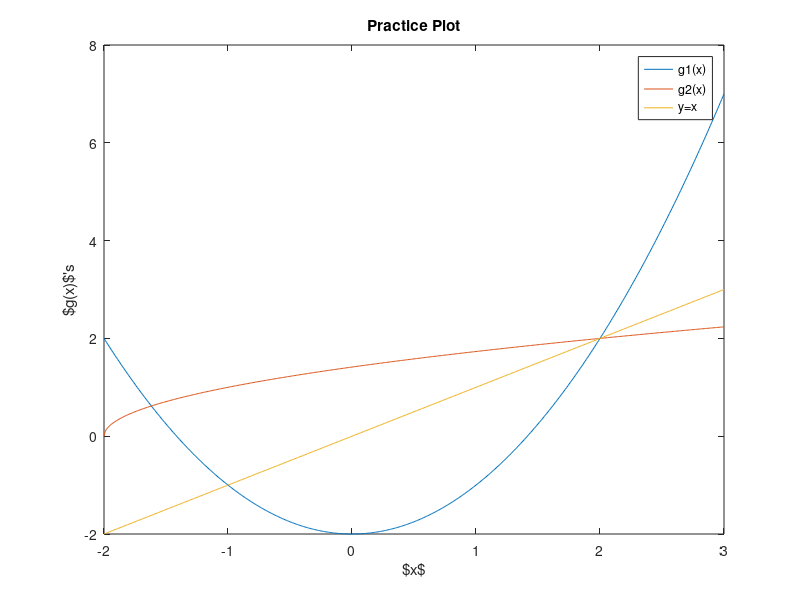

The MATLAB script that drew this image:
%% Define implicit function
g1 = @(x) x.^2-2;
g2 = @(x) sqrt(x+2);

%%
% define x vector
x = [-2:0.01:3];
% calcualte y values
y1 = g1(x);
y2 = g2(x);

%%
plot(x,y1,'DisplayName',"g1(x)"); hold on
plot(x,y2,'DisplayName','g2(x)');
plot(x,x,"DisplayName","y=x")

legend show
%legend('g1(x)','g2(x)')

xlabel("$x$")
ylabel("$g(x)$'s")
title("Practice Plot")
